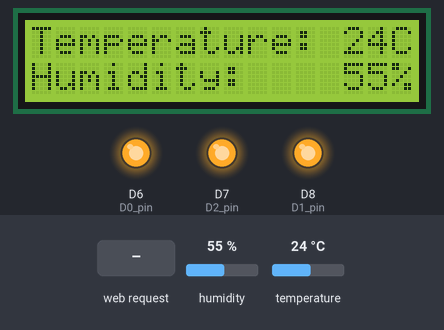
The sketch below on a simulated ESP8266 (NodeMCU). On the bench: 16×2 character LCD, output pins drawn as LEDs (lit = HIGH). The inputs (shaded band) are chosen by the test bench; at power-on: humidity 55 %, temperature 24 °C. WiFi joins after 1.5 s; servers stay silent unless stated; what the sketch prints to the serial monitor is not drawn.

Above: at 2.8 s.
2.9 s: HTTP request GET /socket1On received
At 4.1 s:
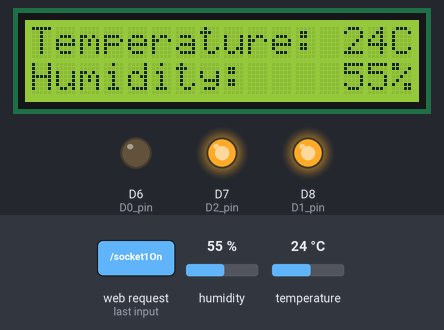
4.4 s: HTTP request GET /socket2On received
At 5.5 s:
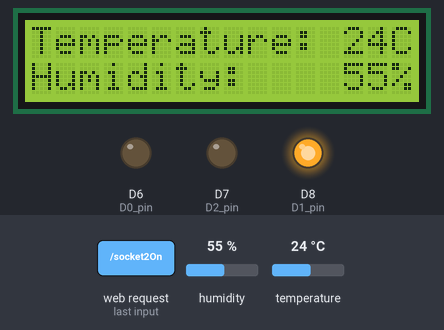
5.9 s: HTTP request GET /socket1Off received
At 6.6 s:
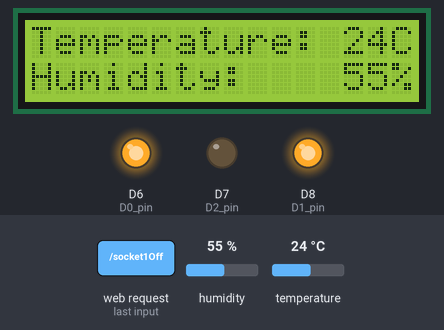
7.4 s: HTTP request GET /socket3On received
At 7.7 s:
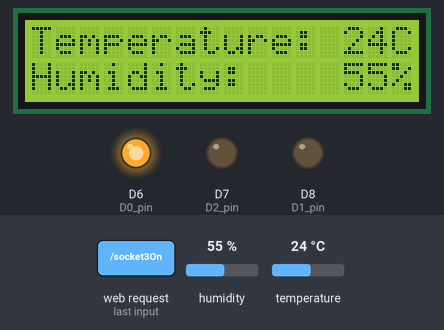
8.9 s: humidity set to 22 %
At 10.1 s:
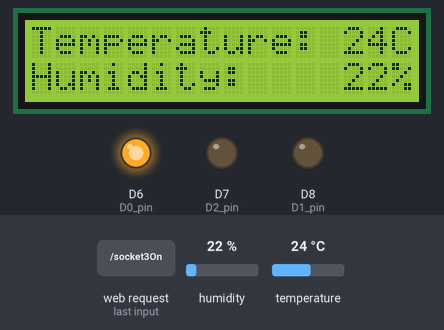
11.2 s: HTTP request GET /socket2Off received
At 11.8 s:
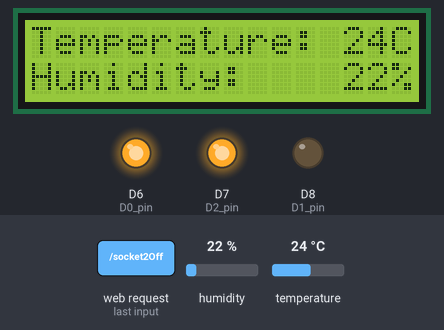
Timing chart, 0 to 13.7 s (numbered marks = the images above; inputs shaded):
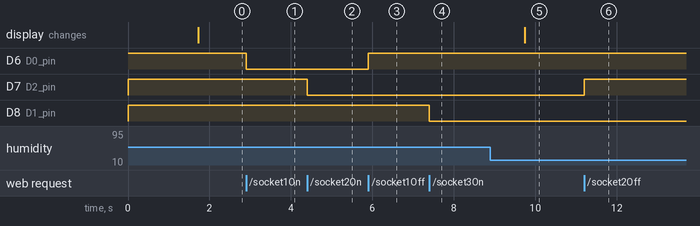

Measured:
- after the input at 2.9 s, D6 (D0_pin): HIGH → LOW at once
- after the input at 4.4 s, D7 (D2_pin): HIGH → LOW at once
- after the input at 5.9 s, D6 (D0_pin): LOW → HIGH at once
- after the input at 7.4 s, D8 (D1_pin): HIGH → LOW at once
- after the input at 8.9 s, the display: changes after 0.84 s (image 5)
- after the input at 11.2 s, D7 (D2_pin): LOW → HIGH at once

The sketch:

APWebServer-3LED.ino
```cpp
#include <ESP8266WiFi.h>
#include <WiFiClient.h>
#include <ESP8266WebServer.h>
#include <ESP8266mDNS.h>
#include <SimpleDHT.h>
#include <LiquidCrystal_I2C.h>
#include <Wire.h>
MDNSResponder mdns;

//LCD
LiquidCrystal_I2C lcd(0x3F,16,2); // Check I2C address of LCD, normally 0x27 or 0x3F
uint8_t heart[8] = {0x0,0xa,0x1f,0x1f,0xe,0x4,0x0};  // example sprite bitmap

// Wi-Fi
const char* ssid = "dlink";
const char* password = "1111111111";

//byte arduino_mac[] = { 0xDE, 0xED, 0xBA, 0xFE, 0xFE, 0xED };
IPAddress ip(192,168,0,68);
IPAddress gateway(192,168,0,1); // router
IPAddress subnet(255,255,255,0);

ESP8266WebServer server(80);

//LED pins
int D0_pin = D6;
int D2_pin = D7;
int D1_pin = D8;


//Timer vars
  uint32_t ms, ms1 = 0;

//Temperature and humidity vars
byte temperature = 0;
byte humidity = 0;

//Temperature and humidity pin DHT11
int pinDHT11 = D5;

SimpleDHT11 dht11;

int err = SimpleDHTErrSuccess;


void setup(void){
  // preparing GPIOs
  pinMode(D0_pin, OUTPUT);
  digitalWrite(D0_pin, HIGH);
  pinMode(D2_pin, OUTPUT);
  digitalWrite(D2_pin, HIGH);
  pinMode(D1_pin, OUTPUT);
  digitalWrite(D1_pin, HIGH);
  //LCD
  Wire.begin(4,5);
  lcd.begin(4,5);
  lcd.backlight();
  lcd.createChar(1, heart);

  delay(100);
  Serial.begin(115200);
  WiFi.begin(ssid,password);
  WiFi.config(ip, gateway, subnet);
  //WiFi.softAP(ssid, password);
  //WiFi.softAPConfig(ip, gateway, subnet);


  Serial.println("");

  // Wait for connection
  while (WiFi.status() != WL_CONNECTED) {
    delay(500);
   Serial.print(".");
  }
  Serial.println("");
  Serial.print("Connected to ");
  Serial.println(ssid);
  Serial.print("IP address: ");
  Serial.println(WiFi.localIP());

  if (mdns.begin("esp8266", WiFi.localIP())) {
    Serial.println("MDNS responder started");
  }

  //+++++++++++++++++++++++ START  LED-1 ++++++++++++++++++++
  server.on("/", [](){
    server.send(200, "text/html", webPage());
  });
  server.on("/socket1On", [](){
    digitalWrite(D0_pin, LOW);
    server.send(200, "text/html", webPage());
    delay(100);

  });
  server.on("/socket1Off", [](){
    digitalWrite(D0_pin, HIGH);
    server.send(200, "text/html", webPage());
    delay(100);
   //+++++++++++++++++++++++ END  LED-1 ++++++++++++++++++++

   //+++++++++++++++++++++++ START  LED-2  ++++++++++++++++++++
  });
  server.on("/socket2On", [](){
    digitalWrite(D2_pin, LOW);
    server.send(200, "text/html", webPage());
    delay(100);
  });
  server.on("/socket2Off", [](){
    digitalWrite(D2_pin, HIGH);
    server.send(200, "text/html", webPage());
    delay(100);

   // +++++++++++++++++++++++ END  LED-2 ++++++++++++++++++++

   //+++++++++++++++++++++++ START  LED-3  ++++++++++++++++++++
  });
  server.on("/socket3On", [](){
    digitalWrite(D1_pin, LOW);
    server.send(200, "text/html", webPage());
    delay(100);
  });
  server.on("/socket3Off", [](){
    digitalWrite(D1_pin, HIGH);
    server.send(200, "text/html", webPage());
    delay(100);

   // +++++++++++++++++++++++ END  LED-3 ++++++++++++++++++++
  });

  server.begin();
  Serial.println("HTTP server started");
}

void loop(void){
  server.handleClient();
  ms = millis();
  if( ( ms - ms1 ) > 1000 || ms < ms1 ){
      ms1 = ms;
      dht11.read(pinDHT11, &temperature, &humidity, NULL);
      lcd.setCursor(0, 0);
      lcd.print("Temperature: ");
      lcd.print((int)temperature);
      lcd.print("C");
      lcd.setCursor(0, 1);
      lcd.print("Humidity:    ");
      lcd.print((int)humidity);
      lcd.print("%");
   }
   yield();
}

String webPage()
{
  dht11.read(pinDHT11, &temperature, &humidity, NULL);
  String web;
  web += "<head><meta name=\"viewport\" content=\"width=device-width, initial-scale=1\"/> <meta charset=\"utf-8\"><title>ESP 8266</title><style>button{color:red;padding: 10px 27px;}</style></head>";
  web += "<h1 style=\"text-align: center;font-family: Open sans;font-weight: 100;font-size: 20px;\">ESP8266 Web Server</h1><div>";
  //++++++++++ LED-1  +++++++++++++
  web += "<p style=\"text-align: center;margin-top: 0px;margin-bottom: 5px;\">----RED LED 1----</p>";
  if (digitalRead(D0_pin) == 0)
  {
    web += "<div style=\"text-align: center;width: 98px;color:white ;padding: 10px 30px;background-color: #43a209;margin: 0 auto;\">ON</div>";
  }
  else
  {
    web += "<div style=\"text-align: center;width: 98px;color:white ;padding: 10px 30px;background-color: #ec1212;margin: 0 auto;\">OFF</div>";
  }
  web += "<div style=\"text-align: center;margin: 5px 0px;\"> <a href=\"socket1On\"><button>ON</button></a>&nbsp;<a href=\"socket1Off\"><button>OFF</button></a></div>";
  // ++++++++ LED-1 +++++++++++++

  //++++++++++ LED-2  +++++++++++++
  web += "<p style=\"text-align: center;margin-top: 0px;margin-bottom: 5px;\">----BLUE LED 2----</p>";
  if (digitalRead(D2_pin) == 0)
  {
    web += "<div style=\"text-align: center;width: 98px;color:white ;padding: 10px 30px;background-color: #43a209;margin: 0 auto;\">ON</div>";
  }
  else
  {
    web += "<div style=\"text-align: center;width: 98px;color:white ;padding: 10px 30px;background-color: #ec1212;margin: 0 auto;\">OFF</div>";
  }
  web += "<div style=\"text-align: center;margin: 5px 0px;\"> <a href=\"socket2On\"><button>ON</button></a>&nbsp;<a href=\"socket2Off\"><button>OFF</button></a></div>";
  // ++++++++ LED-2 +++++++++++++

  //++++++++++ LED-3  +++++++++++++
  web += "<p style=\"text-align: center;margin-top: 0px;margin-bottom: 5px;\">----GREEN LED 3----</p>";
  if (digitalRead(D1_pin) == 0)
  {
    web += "<div style=\"text-align: center;width: 98px;color:white ;padding: 10px 30px;background-color: #43a209;margin: 0 auto;\">ON</div>";
  }
  else
  {
    web += "<div style=\"text-align: center;width: 98px;color:white ;padding: 10px 30px;background-color: #ec1212;margin: 0 auto;\">OFF</div>";
  }
  web += "<div style=\"text-align: center;margin: 5px 0px;\"> <a href=\"socket3On\"><button>ON</button></a>&nbsp;<a href=\"socket3Off\"><button>OFF</button></a></div>";
  // ++++++++ LED-3 +++++++++++++


  //Temperature
  web += "<p style=\"text-align: center;margin-top: 0px;margin-bottom: 5px;\">Temperature</p>";
  web += "<div style=\"text-align: center;width: 98px;color:white ;padding: 10px 30px;background-color: #C0C0C0;margin: 0 auto;\">T="+ String((int)temperature)+"*C</div>";
  //Temperature

  //Humidity
  web += "<p style=\"text-align: center;margin-top: 0px;margin-bottom: 5px;\">Humidity</p>";
  web += "<div style=\"text-align: center;width: 98px;color:white ;padding: 10px 30px;background-color: #C0C0C0;margin: 0 auto;\">H="+ String((int)humidity)+"%</div>";
  //Humidity
  // ========REFRESH=============
  web += "<div style=\"text-align:center;margin-top: 20px;\"><a href=\"/\"><button style=\"width:158px;\">REFRESH</button></a></div>";
  // ========REFRESH=============
  web += "</div>";
  return(web);
}
```
